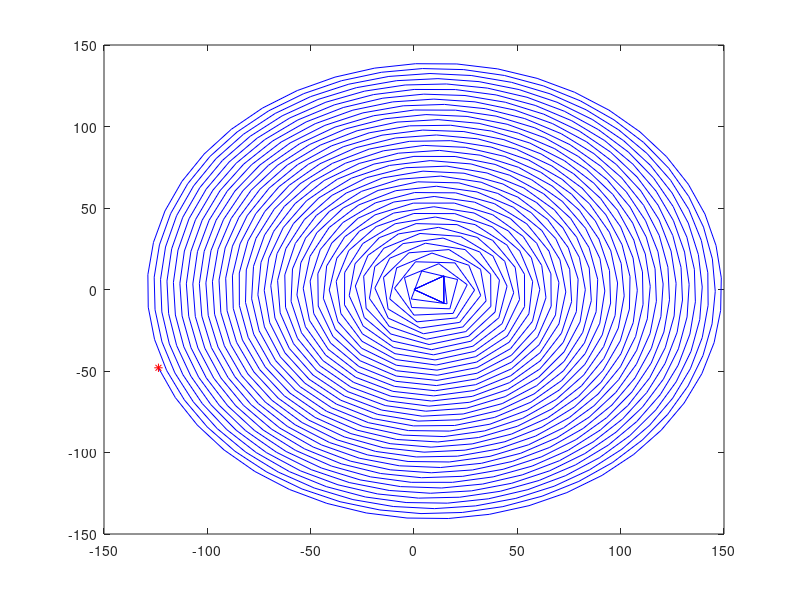

Source code (MATLAB):
function test
close all

mu = 1*pi/180;
v = 10;

X = [0;0;0.00];

dt = 2;

for i = 1:1000
    v = v;% + 0.05;
    mu = (2 + X(3,1)^2 ) / (0.5*(1 + X(3,1)^2)^1.5);
    
    if mu < 0
        mu = 0;
    end
    
    if mu > 6*pi/180
        mu = 6*pi/180
    end
    
    if v > 20
        v = 20;
    end
    
    X = simMove(X,[v;mu],dt);
    store(:,i) = X(:,1);
    
    

end

plot(store(1,:), store(2,:), 'b')
hold on
plot(store(1,end), store(2,end), 'r*')

end


function [ X_next ] = simMove( X,U,dt )
%simMove given current state, control input and time step, this function
%returns the state at the next instant of time
%   Implements a simple 4th order Runge Kutta prediction

k1 = continuousDynamics(X,U);
k2 = continuousDynamics(X+k1*dt/2,U);
k3 = continuousDynamics(X+k2*dt/2,U);
k4 = continuousDynamics(X+k3*dt,U);

X_next = X + (k1 + 2*k2 + 2*k3 + k4)*dt/6;

end

% -------------------------------------------------------------------------
function [ X_dot ] = continuousDynamics( X,U )
%CONTINUOUSDYNAMICS simulates continuous dynamics of the system
%   Taken from the model of the UAV
%   X = [x;y;theta], U = [v;mu]
%   x' = v sin(theta)
%   y' = v cos(theta)
%   theta' = v mu

X_dot = zeros(3,1);
X_dot(1,1) = U(1,1) * sin( X(3,1) );
X_dot(2,1) = U(1,1) * cos( X(3,1) );
X_dot(3,1) = U(1,1) * U(2,1);

end